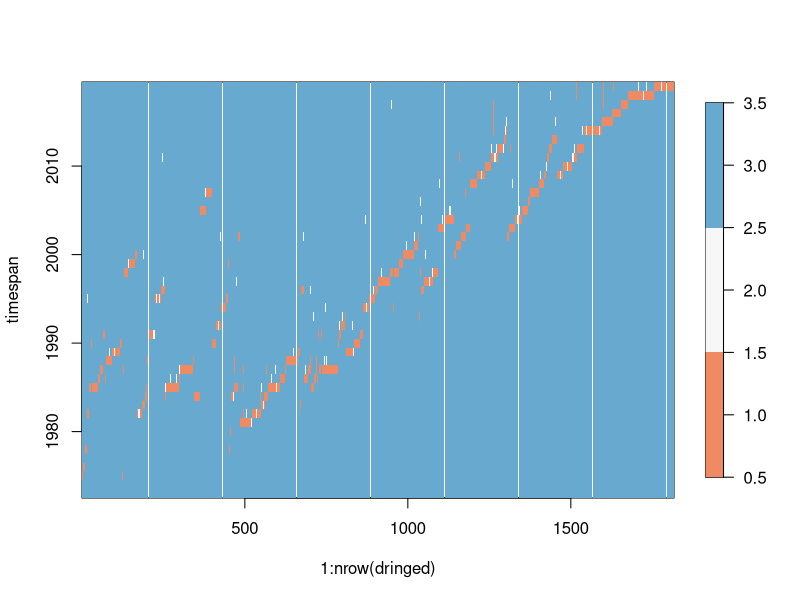
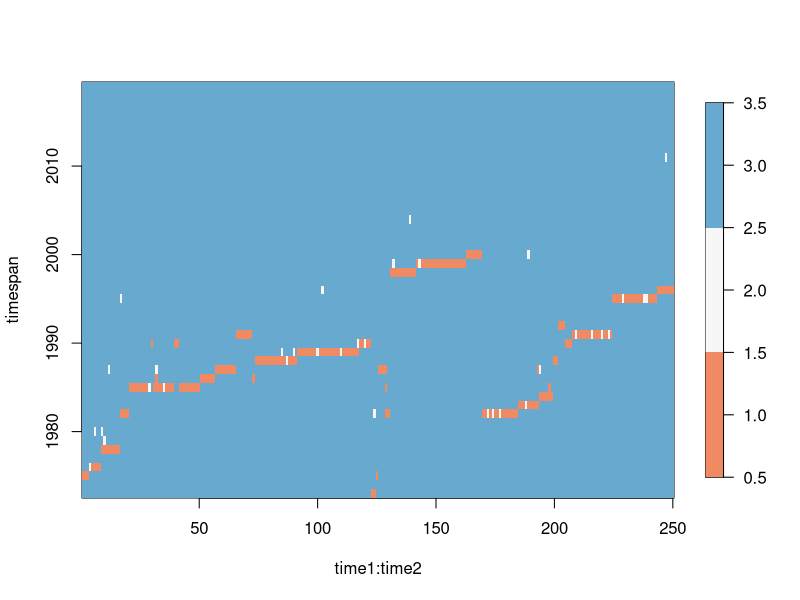
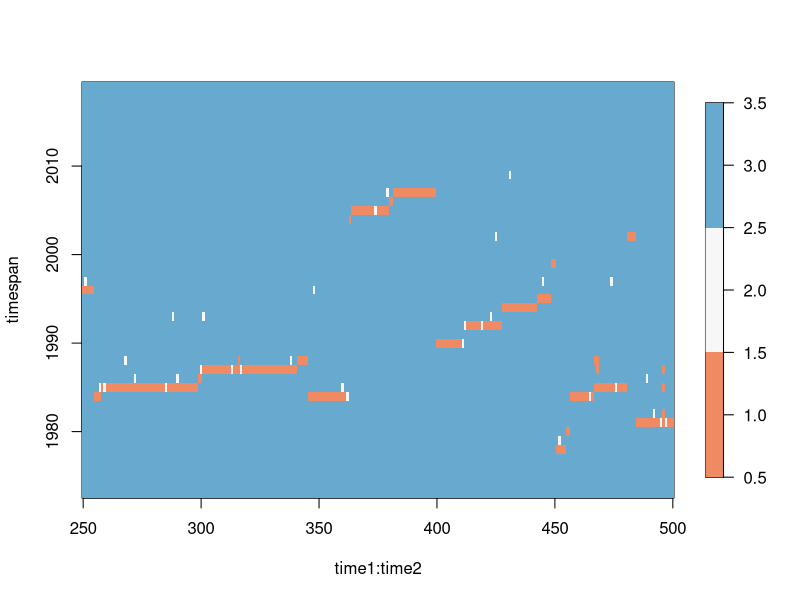
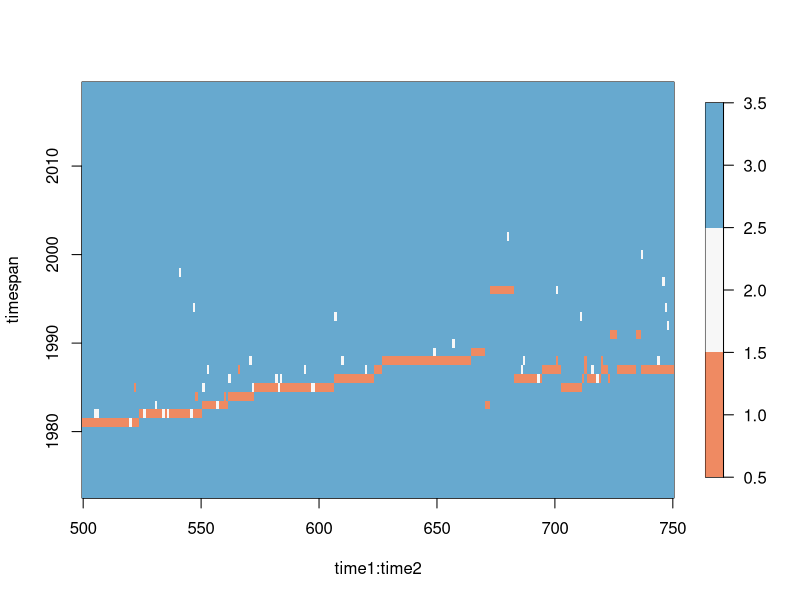
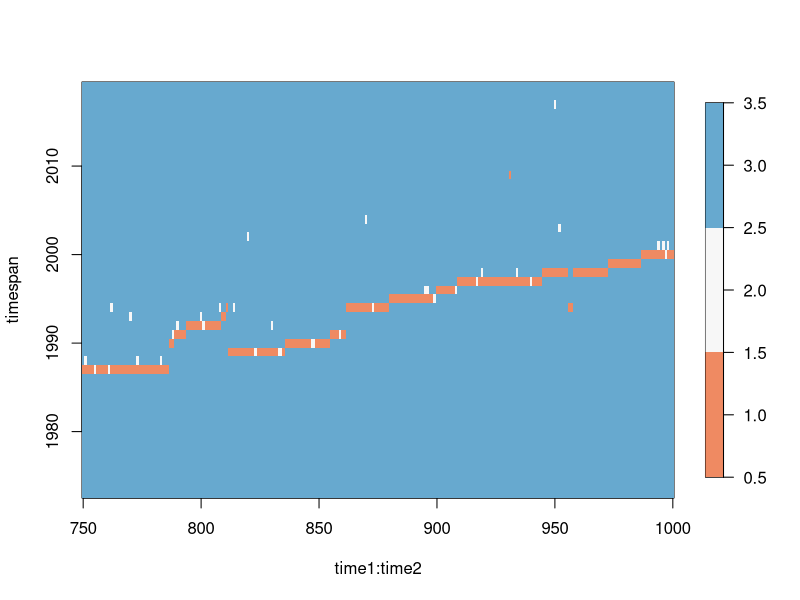
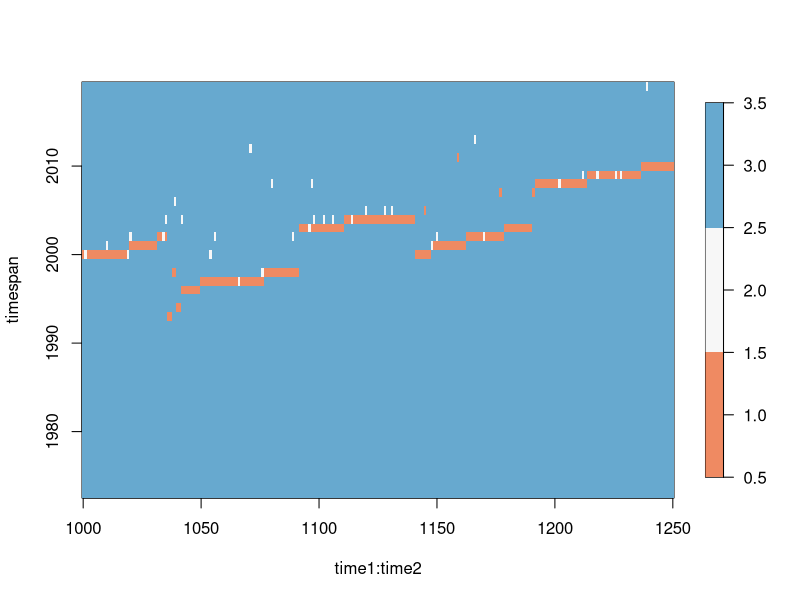
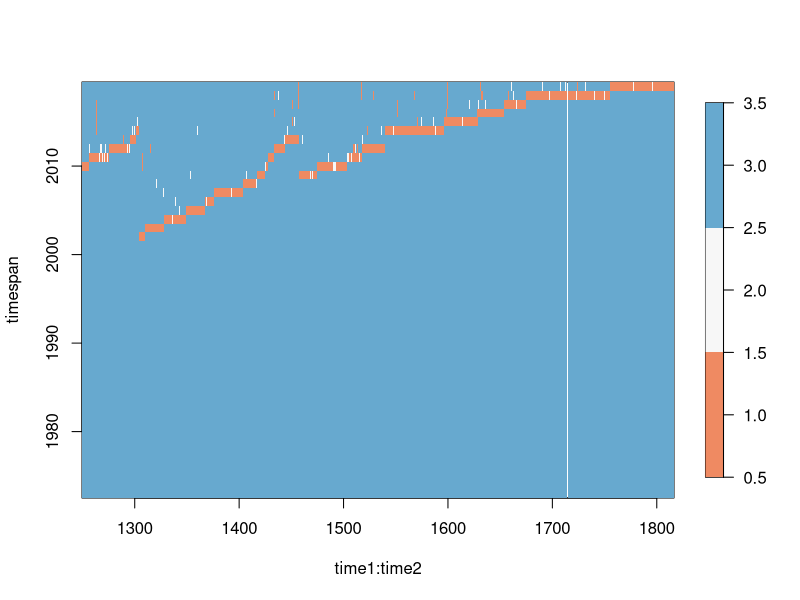
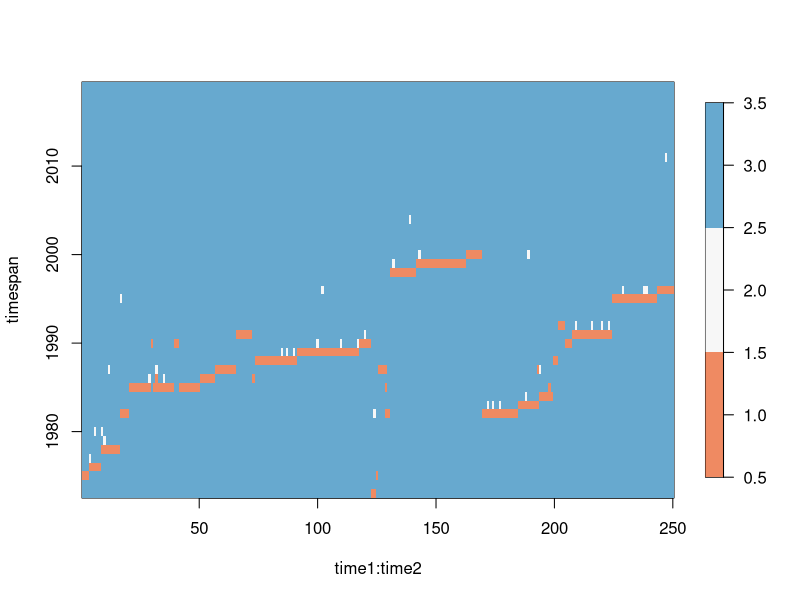

Source code (R) for these figures, in order:
## ---- chunk 1
dringed<-read.csv("data/Gyrs_ringed.csv")
dringed20<-read.csv("data/RingingDataAdditionJan2020.csv")
dringed<-rbind(dringed,dringed20)
head(dringed) # What's in the data table
length(unique(dringed$Ring_No)) #How many unique bird IDs - 1816 (vs 1653 previously)
## ---- chunk 2
drecov<-read.csv("data/Gyrs_recovered.csv")
drecov20<-read.csv("data/EncounterDataAdditionJan2020.csv")
drecov<-rbind(drecov,drecov20)
head(drecov)
length(unique(drecov$Ring_No)) #How many unique bird IDs in Gyrs_recovered.csv (293 vs 270 previously)

table(drecov$Condition_Euring_code) ## 2 + 73 + 144 + 27 = 246, 8 + 46 + 21 = 75
# check category 5 (most killed)
drecov[drecov$Condition_Euring_code == 5,]
## ---- chunk 3
Birds_ringed = unique(dringed$Ring_No)
Birds_recov = unique(drecov$Ring_No)
min_year = min(dringed$Ringed_year)
max_year = max(dringed$Ringed_year)
min_year
max_year
### check
min(drecov$Year_recorded)
max_year = max(drecov$Year_recorded) #because it's 2019
timespan = min_year:max_year
time_index = 1:length(timespan)
time_index_max = length(timespan)
CH = matrix(NA,nrow=nrow(dringed),ncol=time_index_max)

dringed$First_recov_date = NA
dringed$First_recov_year = NA
dringed$First_recov_type = NA

for (i in 1:nrow(dringed))
{
    ## if it's ringed, we put a 1 on capture year
    year_ringed = dringed$Ringed_year[i]-min_year+1
    CH[i,year_ringed] = 1
  if (dringed$Ring_No[i] %in% Birds_recov)
  {
    ## Keep in mind they can be recorded several times
    year_recov = drecov$Year_recorded[drecov$Ring_No == as.character(dringed$Ring_No[i])]
    dates_recov = drecov$Date_recovered[drecov$Ring_No == as.character(dringed$Ring_No[i])]
    type_recov = drecov$Condition_Euring_code[drecov$Ring_No == as.character(dringed$Ring_No[i])]
    
    dringed[i,]$First_recov_year = year_recov[1]
    dringed[i,]$First_recov_date = as.character(as.Date(dates_recov[1],format="%m/%d/%Y"))
    dringed[i,]$First_recov_type = type_recov[1]
    
    for (d in 1:length(year_recov)){
        year_recov_focal = year_recov[d]-min_year+1

         if  (type_recov[d] %in% c(4,7,8)){ #live recovery
           CH[i,year_recov_focal] = 1
           print(c("Delta years",year_recov[d]-dringed$Ringed_year[i],"Individual",as.character(dringed$Ring_No[i]),"Status",CH[i,year_recov_focal]))
           } else {
           CH[i,year_recov_focal] = 2
            print(c("Delta years",year_recov[d]-dringed$Ringed_year[i],"Individual",as.character(dringed$Ring_No[i]),"Status",CH[i,year_recov_focal])) 
            }
      }#end of for loop on all dates where the bird was recorded

  }#end of if condition on whether the bird was captured
  else {
    if (year_ringed<time_index_max)
        {
          CH[i,(year_ringed+1):time_index_max] = 3
        }
    #else nothing, since we do not have to add what happens afterwards
  }
  
}
CH[is.na(CH)]=3

### Plotting the capture histories
library('RColorBrewer')
library('fields')
cols = brewer.pal(3,"RdBu")
rf <- colorRampPalette(cols)   # make colors
# voir aussi  http://www.sthda.com/french/wiki/couleurs-dans-r
image.plot(1:nrow(dringed),timespan,CH,col=cols)

#Verif of data by blocks
time1=1
time2=250
image.plot(time1:time2,timespan,CH[time1:time2,],col=cols)

time1=250
time2=500
image.plot(time1:time2,timespan,CH[time1:time2,],col=cols)

time1=500
time2=750
image.plot(time1:time2,timespan,CH[time1:time2,],col=cols)
## A number of individuals are either recaptured dead the same year or there is a date problem



time1=750
time2=1000
image.plot(time1:time2,timespan,CH[time1:time2,],col=cols)

time1=1000
time2=1250
image.plot(time1:time2,timespan,CH[time1:time2,],col=cols)

time1=1250
time2=nrow(dringed)
image.plot(time1:time2,timespan,CH[time1:time2,],col=cols)

## ---- chunk 4
### Create data structure where the recovery information is appended to ringed birds dataframe
dringed_recovered = subset(dringed,(dringed$Ring_No %in% Birds_recov) & (dringed$Ringed_year==dringed$First_recov_year))
dringed_pb = subset(dringed_recovered,dringed_recovered$First_recov_type==2)
### Actually it's *more* of a Pb if the recovery type is 2 but it is also a problem if it is 
dringed_pb = dringed_recovered
head(dringed_pb)
nrow(dringed_pb) #33 before -- 112 now!
dringed_pb
write.csv(dringed_pb,file="RingedAndRecovered_sameYear_jan2020.csv")

### Are all the birds ringed in June-July? 
table(dringed$Ringed_month)
### Answer is May-June-July. We can say that they have been observed the next year to be dead if they are dead in the year of the ringing, but not if they are alive. 
### It means that if they have been seen alive at 6 month, we don't know the status the next year. But on the other hand, only death is permanent. 
### Sounds reasonable to write a 2 the next year in that case. 
### Let's do that

CH = matrix(NA,nrow=nrow(dringed),ncol=time_index_max)

for (i in 1:nrow(dringed))
{
    ## if it's ringed, we put a 1 on capture year
    year_ringed = dringed$Ringed_year[i]-min_year+1
    CH[i,year_ringed] = 1
  if (dringed$Ring_No[i] %in% Birds_recov)
  {
    ## Keep in mind they can be recorded several times
    year_recov = drecov$Year_recorded[drecov$Ring_No == as.character(dringed$Ring_No[i])]
    dates_recov = drecov$Date_recovered[drecov$Ring_No == as.character(dringed$Ring_No[i])]
    type_recov = drecov$Condition_Euring_code[drecov$Ring_No == as.character(dringed$Ring_No[i])]
    
    dringed[i,]$First_recov_year = year_recov[1]
    dringed[i,]$First_recov_date = as.character(as.Date(dates_recov[1],format="%m/%d/%Y"))
    dringed[i,]$First_recov_type = type_recov[1]
    
    for (d in 1:length(year_recov)){
        year_recov_focal = year_recov[d]-min_year+1

         if  (type_recov[d] %in% c(4,7,8)){ #live recovery
           CH[i,year_recov_focal] = 1
         } 
         else {
           # Asks whether the year of the ring is the year of recovery
           if(dringed[i,]$Ringed_year==dringed[i,]$First_recov_year){#Yes
             #Then keep the 1 and put 2 the next year, since the individual died through that year
             CH[i,year_recov_focal] = 1
             if ((year_recov_focal+1)<time_index_max){CH[i,year_recov_focal+1] = 2}
           }
           else { #the ring of the year is not that of the recovery
             CH[i,year_recov_focal] = 2
           }
        
           }
      }#end of for loop on all dates where the bird was recorded

  }#end of if condition on whether the bird was captured
  else {
    #birds that are never captured again
    if (year_ringed<time_index_max)
        {
          CH[i,(year_ringed+1):time_index_max] = 3
        }
    #else nothing, since we do not have to add what happens afterwards
  }
  
}

CH[is.na(CH)]=3

## ---- chunk 5

#Verif of data by blocks
time1=1
time2=250
image.plot(time1:time2,timespan,CH[time1:time2,],col=cols)

time1=250
time2=500
image.plot(time1:time2,timespan,CH[time1:time2,],col=cols)

time1=500
time2=750
image.plot(time1:time2,timespan,CH[time1:time2,],col=cols)

time1=750
time2=1000
image.plot(time1:time2,timespan,CH[time1:time2,],col=cols)

time1=1000
time2=1250
image.plot(time1:time2,timespan,CH[time1:time2,],col=cols)

time1=1250
time2=nrow(dringed)
image.plot(time1:time2,timespan,CH[time1:time2,],col=cols)

### All good. 
write.csv(CH,file = "data/CaptureHistories2020.csv")


## Sort the capture histories by first capture
x=sort(dringed$Ringed_year,index.return = TRUE)
x$ix #index of rank
CHordered = CH[x$ix,]

## Better colors
old_cols = cols
cols[1] = cols[3]
cols[2] = "#000000"
cols[3] = "#FFFFFF"

pdf(file = "ObservedStates.pdf",width=10,height=4)
image.plot(1:nrow(dringed),timespan,CHordered ,col=cols,xlab="Individual ID",ylab = "Time")
dev.off()

cols=old_cols

## ---- chunk 6
table(dringed$EurAgeCode)
table(dringed$EurAgeText)
# So we output a vector 
dringed$EurAgeCode[dringed$EurAgeCode==8]=2
stagemarking = dringed$EurAgeCode
write.csv(stagemarking,file = "data/stagemarking2020.csv")

#We also need the year of first marking
fmarking = dringed$First_recov_year
write.csv(fmarking ,file = "data/fmarking2020.csv")
